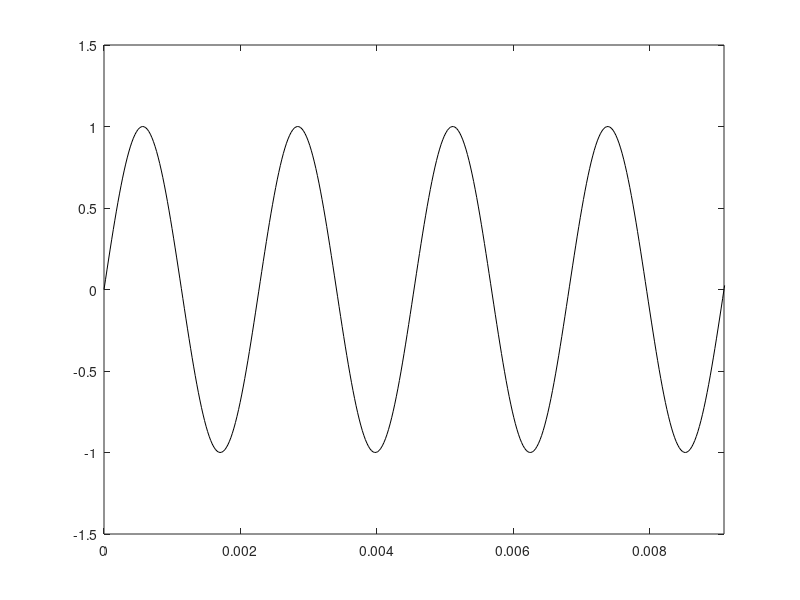

Here is the MATLAB script that generated this plot: (Note: this script raises an error after producing the figure.)

%% A4 pure tone, square, sawtooth
clear; clc;

FS = 44100;
secs = 1.5;
T = 1/440;

t = linspace(0,secs,FS*secs);
x = sin(2*pi*t/T);
sq = square(2*pi*t/T);
st = sawtooth(2*pi*t/T);

plot(t,x,'k-')
%plot(t,sq,'k-')
%plot(t,st,'k-')
axis([0 4*T -1.5 1.5])

sound1 = audioplayer(1/20*x,FS);
sound2 = audioplayer(1/20*sq,FS);
sound3 = audioplayer(1/20*st,FS);

playblocking(sound1)
playblocking(sound2)
playblocking(sound3)

%audiowrite("audio/pure_tone_A4.wav",1/20*x,FS)
%audiowrite("audio/square_A4.wav",1/20*sq,FS)
%audiowrite("audio/sawtooth_A4.wav",1/20*st,FS)


%% pure tone cluster and sum
clear; clc;

FS = 44100;
secs = 1.5;

t = linspace(0,secs,FS*secs);

x1 = 2*sin(2*pi*t*90); x2 = -5/3*cos(2*pi*t*120); x3 = 4/7*cos(2*pi*t*165);
x = x1 + x2 + x3;

T = 1/15;

hold on
    %plot(t,x1,'k-',color='green')
    %plot(t,x2,'k-',color='magenta')
    %plot(t,x3,'k-',color='cyan')

    plot(t,x,'k-')

    %axis([0 T -5 5])
    axis([0 1 -5 5])
hold off

soundcluster = audioplayer(1/2*[x1 zeros(1,FS*.4) x2 zeros(1,FS*.4) x3],FS);
soundsum = audioplayer(1/2*x,FS);

playblocking(soundcluster)
playblocking(soundsum)

%audiowrite("audio/pure_tone_cluster.wav",1/2*[x1 zeros(1,FS*.4) x2 zeros(1,FS*.4) x3],FS);
%audiowrite("audio/pure_tone_sum.wav",1/2*x,FS);

%% linearity of real fourier

T = 1;

t1 = 0;
t2 = T/8;
t3 = T/4;
t4 = T/2;
t5 = 3*T/4;


M = [1 cos(2*pi*t1/T) cos(4*pi*t1/T) sin(2*pi*t1/T) sin(4*pi*t1/T);
     1 cos(2*pi*t2/T) cos(4*pi*t2/T) sin(2*pi*t2/T) sin(4*pi*t2/T);
     1 cos(2*pi*t3/T) cos(4*pi*t3/T) sin(2*pi*t3/T) sin(4*pi*t3/T);
     1 cos(2*pi*t4/T) cos(4*pi*t4/T) sin(2*pi*t4/T) sin(4*pi*t4/T);
     1 cos(2*pi*t5/T) cos(4*pi*t5/T) sin(2*pi*t5/T) sin(4*pi*t5/T);]

rref(M)

%% fourier approx of square wave
clear; clc; clf;

FS = 44100;
secs = 1.5;
T = 1/440;
t = linspace(0,secs,FS*secs)

N = 1000;

y = zeros(1,length(t));
for n=1:2:N
    y = y + (4/(pi*n))*sin(2*pi*n*t/T);
end

plot(t, y, 'k-')
axis([0 4*T -1.5 1.5])

square_approx = audioplayer(1/20*y,FS);
playblocking(square_approx)

%audiowrite('audio/square_approx_1000.wav',1/20*y,FS)

%% LPF and HPF (digital)
clear; clc;

N = 100; K=5;

lambda_LPF = cat(2,ones(1,K),zeros(1,N-2*K),ones(1,K));
lambda_HPF = cat(2,zeros(1,K),ones(1,N-2*K),zeros(1,K));

T = 1/440;
FS = N/T;
t = linspace(0,T,FS*T);

%x = square(2*pi*t/T).';
%x = (sawtooth(2*pi*t/T)).';
%x = (cos(2*pi*t/T) + cos(4*pi*t/T)).';
x = audioread('audio/trumpetA4.wav',[1, FS*T]); x = x(:,1) + x(:,2);

x_LPF = filter(x,lambda_LPF);
x_HPF = filter(x,lambda_HPF);

DFTx = 1/sqrt(N)*dft_impl(x);
DFTx_LPF = diag(lambda_LPF)*DFTx;
DFTx_HPF = diag(lambda_HPF)*DFTx;

secs = 1.5;
fullt = linspace(0,secs,FS*secs);
fullx = repmat(x,secs/T,1);
fullx_LPF = repmat(x_LPF,secs/T,1);
fullx_HPF = repmat(x_HPF,secs/T,1);

hold on
    %plot(fullt,real(fullx)+imag(fullx),'-k')
    %plot(fullt,real(fullx_LPF)+imag(fullx_LPF),'-k',color='b')
    %plot(fullt,real(fullx_HPF)+imag(fullx_HPF),'-k',color='r')

    stem(fullt,real(fullx)+imag(fullx))
    stem(fullt,real(fullx_LPF)+imag(fullx_LPF),color='b')
    stem(fullt,real(fullx_HPF)+imag(fullx_HPF),color='r')

    %stem(t,real(DFTx)+imag(DFTx),color='magenta')
    %stem(t,real(DFTx_LPF)+imag(DFTx_LPF),color='b')
    %stem(t,real(DFTx_HPF)+imag(DFTx_HPF),color='r')

    axis([0 T -2.5 2.5])
hold off

sound1 = audioplayer(1/10*(real(fullx)+imag(fullx)),FS);
sound2 = audioplayer(1/10*(real(fullx_LPF)+imag(fullx_LPF)),FS);
sound3 = audioplayer(1/10*(real(fullx_HPF)+imag(fullx_HPF)),FS);

playblocking(sound1)
playblocking(sound2)
playblocking(sound3)

%audiowrite('audio/trumpetA4_sample.wav',1/10*(real(fullx)+imag(fullx)),FS);
%audiowrite('audio/trumpetA4_LPF.wav',1/10*(real(fullx_LPF)+imag(fullx_LPF)),FS);
%audiowrite('audio/trumpetA4_HPF.wav',1/10*(real(fullx_HPF)+imag(fullx_HPF)),FS);

%% DFT matrix LPF and HPF
clear; clc; clf;

N = 1000; K = .1*N;
FN = dft_matrix(N);

lambda_LPF = cat(2,ones(1,N-K),zeros(1,K));
D_LPF = diag(lambda_LPF);
LPF = inv(FN)*D_LPF*FN;

lambda_HPF = cat(2,zeros(1,K),ones(1,N-K));
D_HPF = diag(lambda_HPF);
HPF = inv(FN)*D_HPF*FN;

FS = N;
T = 1/44;
secs = 1.5;
t = linspace(0,secs,FS*secs);

x = square(2*pi*t/T).';
%x = sawtooth(2*pi*t/T).';

x_LPF = LPF*x;
x_HPF = HPF*x;

hold on
    %plot(t,real(x)+imag(x),'-k')
    %plot(t,real(x_LPF)+imag(x_LPF),'-k',color='b')
    %plot(t,real(x_HPF)+imag(x_HPF),'-k',color='r')

    stem(t,real(x)+imag(x))
    stem(t,real(x_LPF)+imag(x_LPF),color='b')
    stem(t,real(x_HPF)+imag(x_HPF),color='r')

    axis([0 4*T -1.5 1.5])
hold off

%% LPF and HPF (analog)
clear; clc;

FS = 44100;
secs = 1.5;
T = 1/440;
t = linspace(0,secs,FS*secs);

x1 = exp(2*pi*1i*1*t/T); x2 = exp(2*pi*1i*2*t/T); x3 = exp(2*pi*1i*3*t/T);
x4 = exp(2*pi*1i*4*t/T); x5 = exp(2*pi*1i*5*t/T); x6 = exp(2*pi*1i*6*t/T);

hold on
    %plot(t,real(x1)+imag(x1),color='b')
    %plot(t,real(x2)+imag(x2),color='b')
    %plot(t,real(x3)+imag(x3),color='b')
    %plot(t,real(x4)+imag(x4),color='r')
    %plot(t,real(x5)+imag(x5),color='r')
    %plot(t,real(x6)+imag(x6),color='r')
    %axis([0 1*T -2 2])
hold off

x = 1/6*(x1 + x2 + x3 + x4 + x5 + x6).';
x_LPF = 1/6*(x1 + x2 + x3).';
x_HPF = 1/6*(x4 + x5 + x6).';

hold on
    plot(t,real(x)+imag(x))
    plot(t,real(x_LPF)+imag(x_LPF),col='b')
    plot(t,real(x_HPF)+imag(x_HPF),col='r')
    axis([0 1*T -2 2])
hold off

sound1 = audioplayer(1/10*(real(x)+imag(x)),FS);
sound2 = audioplayer(1/10*(real(x_LPF)+imag(x_LPF)),FS);
sound3 = audioplayer(1/10*(real(x_HPF)+imag(x_HPF)),FS);

playblocking(sound1)
playblocking(sound2)
playblocking(sound3)

%audiowrite('audio/sixth_order.wav',1/10*(real(x)+imag(x)),FS);
%audiowrite('audio/sixth_order_LPF.wav',1/10*(real(x_LPF)+imag(x_LPF)),FS);
%audiowrite('audio/sixth_order_HPF.wav',1/10*(real(x_HPF)+imag(x_HPF)),FS);

%% functions

function FN = dft_matrix(N)
    FN = zeros(N);
    for n = 0:(N-1)
        for k = 0:(N-1)
            FN(n+1,k+1) = 1/sqrt(N)*exp(-2*pi*1i*n*k/N);
        end
    end
end

function y = dft_impl(x)
    N = size(x, 1);
    y = zeros(size(x));
    for n = 1:N
        D = exp(2*pi*1i*(n-1)*(0:(N-1))/N);
        y(n) = dot(D, x);
    end
end

function y = idft_impl(x)
    N = size(x, 1);
    y = zeros(size(x));
    for n = 1:N
        D = exp(-2*pi*1i*(n-1)*(0:(N-1))/N);
        y(n) = dot(D, x);
    end
end

function xnew = filter(x,lambda)
    y = dft_impl(x);
    ynew = zeros(length(y),1);
    for n = 1:length(y)
        ynew(n) = lambda(n)*y(n);
    end
    xnew = 1/length(x)*idft_impl(ynew);
end
